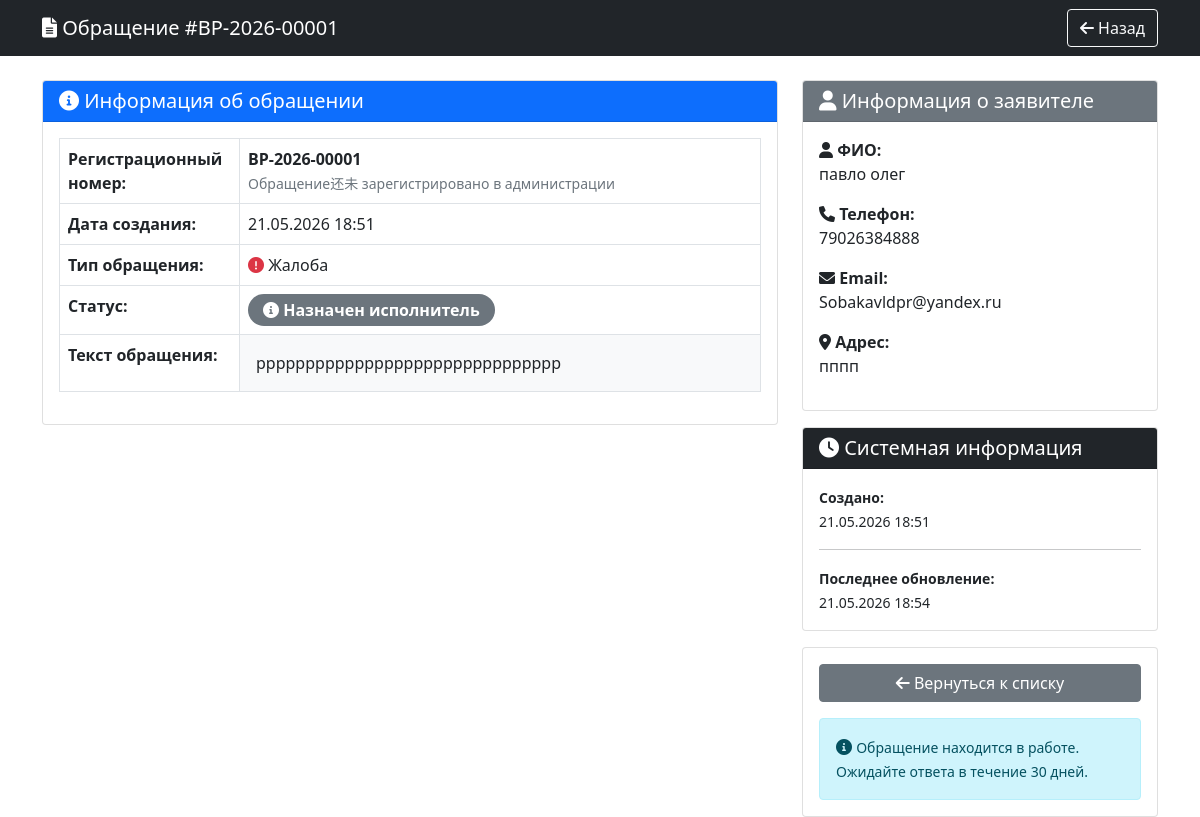
The page /client/appeal/1 (signed in) on the database its author committed.
### models.py (models this page shows, shortened)
class Appeal(db.Model):
    __tablename__ = 'appeals'
    id = db.Column(db.Integer, primary_key=True)
    reg_number = db.Column(db.String(50), unique=True)
    registration_number = db.Column(db.String(50), unique=True)
    registration_date = db.Column(db.Date)
    registered_by_id = db.Column(db.Integer, db.ForeignKey('users.id'))
    appeal_date = db.Column(db.Date, default=datetime.now().date)
    created_at = db.Column(db.DateTime, default=datetime.now)
    updated_at = db.Column(db.DateTime, default=datetime.now, onupdate=datetime.now)
    citizen_name = db.Column(db.String(200), nullable=False)
    citizen_phone = db.Column(db.String(20))
    citizen_email = db.Column(db.String(100))
    citizen_address = db.Column(db.String(300))
    is_anonymous = db.Column(db.Boolean, default=False)
    type_id = db.Column(db.Integer, db.ForeignKey('appeal_types.id'))
    content = db.Column(db.Text, nullable=False)
    status_id = db.Column(db.Integer, db.ForeignKey('appeal_statuses.id'), default=1)
    executor = db.Column(db.String(200))
    resolution_text = db.Column(db.Text)
    resolution_date = db.Column(db.Date)
    notes = db.Column(db.Text)
    priority = db.Column(db.Integer, default=2)
    created_by = db.Column(db.Integer, db.ForeignKey('users.id'))
    needs_clarification = db.Column(db.Boolean, default=False)
    clarification_text = db.Column(db.Text)
    final_response_sent = db.Column(db.Boolean, default=False)
    response_sent_date = db.Column(db.Date)
    secretary_approved = db.Column(db.Boolean, default=False)
    secretary_comment = db.Column(db.Text)
    executor_response_date = db.Column(db.Date)
    deadline_date = db.Column(db.Date)
    days_overdue = db.Column(db.Integer, default=0)
    is_overdue = db.Column(db.Boolean, default=False)
    reminder_sent_7 = db.Column(db.Boolean, default=False)
    reminder_sent_3 = db.Column(db.Boolean, default=False)
    reminder_sent_1 = db.Column(db.Boolean, default=False)
    execution_days = db.Column(db.Integer)
    type = db.relationship('AppealType', backref='appeals')
    status = db.relationship('AppealStatus', backref='appeals')
    creator = db.relationship('User', foreign_keys=[created_by])
    registered_by = db.relationship('User', foreign_keys=[registered_by_id])

class AppealType(db.Model):
    __tablename__ = 'appeal_types'
    id = db.Column(db.Integer, primary_key=True)
    name = db.Column(db.String(100), nullable=False)
    sort_order = db.Column(db.Integer, default=0)

class AppealStatus(db.Model):
    __tablename__ = 'appeal_statuses'
    id = db.Column(db.Integer, primary_key=True)
    name = db.Column(db.String(50), nullable=False)
    is_final = db.Column(db.Boolean, default=False)
    sort_order = db.Column(db.Integer, default=0)

### app.py (the view)
@app.route('/client/appeal/<int:id>')
@login_required
def client_view_appeal(id):
    user = User.query.get(session['user_id'])
    appeal = Appeal.query.get_or_404(id)
    if appeal.created_by != user.id and user.role == 'client':
        flash('Доступ запрещен', 'danger')
        return redirect(url_for('dashboard'))
    comments = AppealComment.query.filter_by(appeal_id=id).order_by(AppealComment.created_at).all()
    return render_template('client_view_appeal.html', appeal=appeal, comments=comments)

### app.py (called while the page is built)
def login_required(f):
    @wraps(f)
    def decorated_function(*args, **kwargs):
        if 'user_id' not in session:
            flash('Пожалуйста, войдите в систему', 'warning')
            return redirect(url_for('login'))
        user = User.query.get(session['user_id'])
        if not user:
            session.clear()
            flash('Сессия устарела. Пожалуйста, войдите снова.', 'warning')
            return redirect(url_for('login'))
        return f(*args, **kwargs)
    return decorated_function

### templates/client_view_appeal.html (shortened to what this page needs)
<!DOCTYPE html>
<html lang="ru">
<head>
    <link href="https://cdn.jsdelivr.net/npm/bootstrap@5.1.3/dist/css/bootstrap.min.css" rel="stylesheet">
    <link rel="stylesheet" href="https://cdnjs.cloudflare.com/ajax/libs/font-awesome/6.0.0/css/all.min.css">
</head>
<body>
    <nav class="navbar navbar-expand-lg navbar-dark bg-dark">
        <div class="container">
            <a class="navbar-brand" href="/dashboard">
                <i class="fas fa-file-alt"></i> Обращение #{{ appeal.reg_number or appeal.id }}
            </a>
            <div class="ms-auto">
                <a href="/dashboard" class="btn btn-outline-light">
                    <i class="fas fa-arrow-left"></i> Назад
                </a>
            </div>
        </div>
    </nav>
    <div class="container mt-4">
        <div class="row">
            <div class="col-md-8">
                <div class="card mb-3">
                    <div class="card-header bg-primary text-white">
                        <h5 class="mb-0"><i class="fas fa-info-circle"></i> Информация об обращении</h5>
                    </div>
                    <div class="card-body">
                        <table class="table table-bordered">
                            <tr>
                                <th style="width: 180px;">Регистрационный номер:</th>
                                <td>
                                    <strong>{{ appeal.reg_number or 'Ожидает регистрации' }}</strong>
                                    {% if not appeal.is_registered %}
                                        <br><small class="text-muted">Обращение还未 зарегистрировано в администрации</small>
                                    {% endif %}
                                </div>
                            <tr>
                                <th>Дата создания:</th>
                                <td>{{ appeal.created_at.strftime('%d.%m.%Y %H:%M') if appeal.created_at else appeal.appeal_date.strftime('%d.%m.%Y') }}</div>
                            <tr>
                                <th>Тип обращения:</th>
                                <td>
                                    {% if appeal.type %}
                                        {% if appeal.type.name == 'Жалоба' %}
                                            <span class="text-danger"><i class="fas fa-exclamation-circle"></i></span>
                                        {% elif appeal.type.name == 'Предложение' %}
                                            <span class="text-success"><i class="fas fa-lightbulb"></i></span>
                                        {% elif appeal.type.name == 'Вопрос' %}
                                            <span class="text-info"><i class="fas fa-question-circle"></i></span>
                                        {% endif %}
                                        {{ appeal.type.name }}
                                    {% else %}
                                        -
                                    {% endif %}
                                </div>
                            <tr>
                                <th>Статус:</th>
                                <td>
                                    {% if appeal.status %}
                                        {% set status_colors = {
                                            'Новое (не зарегистрировано)': 'secondary',
                                            'Зарегистрировано': 'info',
                                            'Назначено исполнителю': 'primary',
                                            'Исполнено': 'success',
                                            'Дан ответ заявителю': 'success',
                                            'Отклонено': 'danger'
                                        } %}
                                        {% set status_icons = {
                                            'Новое (не зарегистрировано)': 'fa-clock',
                                            'Зарегистрировано': 'fa-check-circle',
                                            'Назначено исполнителю': 'fa-user-check',
                                            'Исполнено': 'fa-check-double',
                                            'Дан ответ заявителю': 'fa-envelope',
                                            'Отклонено': 'fa-times-circle'
                                        } %}
                                        <span class="badge bg-{{ status_colors.get(appeal.status.name, 'secondary') }} status-badge">
                                            <i class="fas {{ status_icons.get(appeal.status.name, 'fa-info-circle') }}"></i>
                                            {{ appeal.status.name }}
                                        </span>
                                    {% else %}
                                        <span class="badge bg-secondary">-</span>
                                    {% endif %}
                                </div>
                            <tr>
                                <th>Текст обращения:</th>
                                <td class="bg-light p-3">{{ appeal.content|replace('\n', '<br>')|safe }}</div>
            <div class="col-md-4">
                <div class="card mb-3">
                    <div class="card-header bg-secondary text-white">
                        <h5 class="mb-0"><i class="fas fa-user"></i> Информация о заявителе</h5>
                    </div>
                    <div class="card-body">
                        <p><strong><i class="fas fa-user"></i> ФИО:</strong><br>{{ appeal.citizen_name }}</p>
                        {% if appeal.citizen_phone %}
                        <p><strong><i class="fas fa-phone"></i> Телефон:</strong><br>{{ appeal.citizen_phone }}</p>
                        {% endif %}
                        {% if appeal.citizen_email %}
                        <p><strong><i class="fas fa-envelope"></i> Email:</strong><br>{{ appeal.citizen_email }}</p>
                        {% endif %}
                        {% if appeal.citizen_address %}
                        <p><strong><i class="fas fa-map-marker-alt"></i> Адрес:</strong><br>{{ appeal.citizen_address }}</p>
                        {% endif %}
                    </div>
                </div>
                <div class="card">
                    <div class="card-header bg-dark text-white">
                        <h5 class="mb-0"><i class="fas fa-clock"></i> Системная информация</h5>
                    </div>
                    <div class="card-body">
                        <small>
                            <strong>Создано:</strong><br>
                            {{ appeal.created_at.strftime('%d.%m.%Y %H:%M') if appeal.created_at else appeal.appeal_date.strftime('%d.%m.%Y') }}
                        </small>
                        <hr>
                        <small>
                            <strong>Последнее обновление:</strong><br>
                            {% if appeal.updated_at %}
                                {{ appeal.updated_at.strftime('%d.%m.%Y %H:%M') }}
                            {% else %}
                                {{ appeal.created_at.strftime('%d.%m.%Y %H:%M') if appeal.created_at else appeal.appeal_date.strftime('%d.%m.%Y') }}
                            {% endif %}
                        </small>
                    </div>
                </div>
                <div class="card mt-3">
                    <div class="card-body">
                        <div class="d-grid gap-2">
                            <a href="/dashboard" class="btn btn-secondary">
                                <i class="fas fa-arrow-left"></i> Вернуться к списку
                            </a>
                            {% if not appeal.final_answer_text and appeal.status and not appeal.status.is_final %}
                            <div class="alert alert-info mt-2 mb-0">
                                <i class="fas fa-info-circle"></i>
                                <small>Обращение находится в работе. Ожидайте ответа в течение 30 дней.</small>
                            </div>
                            {% elif appeal.final_answer_text %}
                            <div class="alert alert-success mt-2 mb-0">
                                <i class="fas fa-check-circle"></i>
                                <small>Ответ на обращение подготовлен и направлен.</small>
                            </div>
                            {% elif appeal.status and appeal.status.name == 'Отклонено' %}
                            <div class="alert alert-danger mt-2 mb-0">
                                <i class="fas fa-times-circle"></i>
                                <small>В рассмотрении обращения отказано.</small>
                            </div>
                            {% endif %}
                        </div>
                    </div>
                </div>
            </div>
</body>
</html>

### templates/client_view_appeal.html (style rules this page uses)
.status-badge { font-size: 1rem; padding: 8px 15px; border-radius: 20px; }

### rows shown on the page
Appeal: reg_number "ВР-2026-00001", created_at "21.05.2026 18:51", content "ррррррррррррррррррррррррррррррр", citizen_name "павло олег", citizen_phone "79026384888", citizen_email "Sobakavldpr@yandex.ru", citizen_address "пппп", updated_at "21.05.2026 18:54"
AppealType: type.name "Жалоба"
AppealStatus: status.name "Назначен исполнитель"
